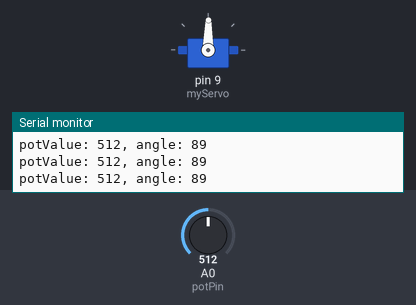
This sketch was run on a simulated Arduino Uno, built with avr-gcc and run on an emulated ATmega328P. Parts: servo, the last lines printed to the serial monitor. The test bench sets the inputs (shaded band); at power-on: A0 (potPin) = 512.

Above: at 1.2 s.
1.3 s: A0 (potPin) set to 110
At 1.6 s:
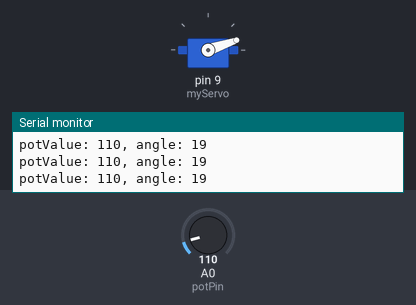
2.8 s: A0 (potPin) set to 90
At 3.2 s:
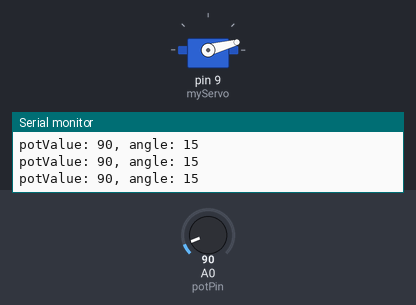
4.3 s: A0 (potPin) set to 122
At 4.7 s:
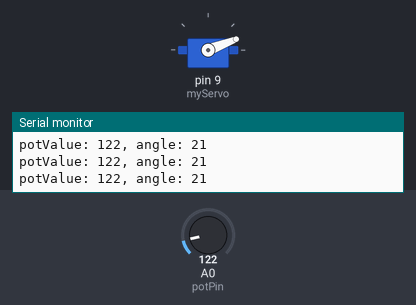
5.8 s: A0 (potPin) set to 306
At 6.6 s:
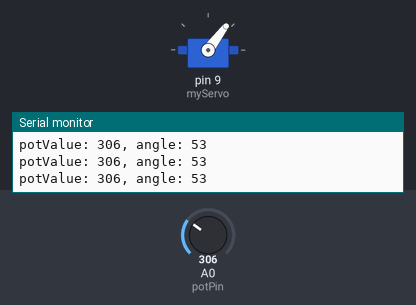
7.3 s: A0 (potPin) set to 993
At 8.3 s:
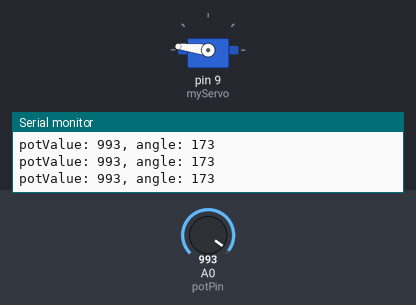
8.8 s: A0 (potPin) set to 1015
At 10.2 s:
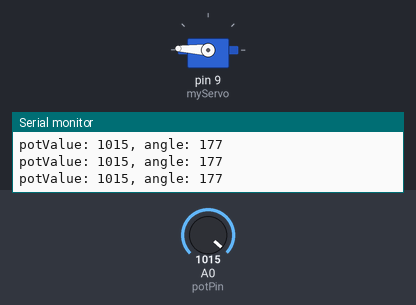
Timing chart, 0 to 11.3 s (numbered marks = the images above; inputs shaded):
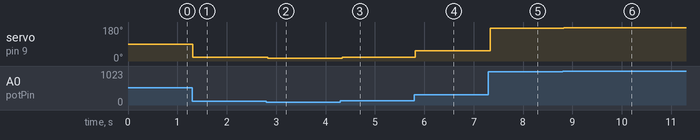

Measured:
- after the input at 1.3 s, servo on pin 9 (myServo): 89° → 19° at once
- after the input at 2.8 s, servo on pin 9 (myServo): 19° → 15° at once
- after the input at 4.3 s, servo on pin 9 (myServo): 15° → 21° at once
- after the input at 5.8 s, servo on pin 9 (myServo): 21° → 53° at once
- after the input at 7.3 s, servo on pin 9 (myServo): 53° → 173° at once
- after the input at 8.8 s, servo on pin 9 (myServo): 173° → 177° at once

The sketch:

Project5.ino.ino
```cpp
// Control Servo Motor Position using potentiometer
#include <Servo.h>

Servo myServo;
int const potPin = A0;
int potValue;
int angle;

void setup() {
  // put your setup code here, to run once:
  myServo.attach(9);
  Serial.begin(9600);

}

void loop() {
  // put your main code here, to run repeatedly:
  potValue = analogRead(potPin);
  Serial.print("potValue: ");
  Serial.print(potValue);
  angle = map(potValue, 0 , 1023, 0, 179);
  Serial.print(", angle: ");
  Serial.println(angle);
  myServo.write(angle);
  delay(15);

}
```
